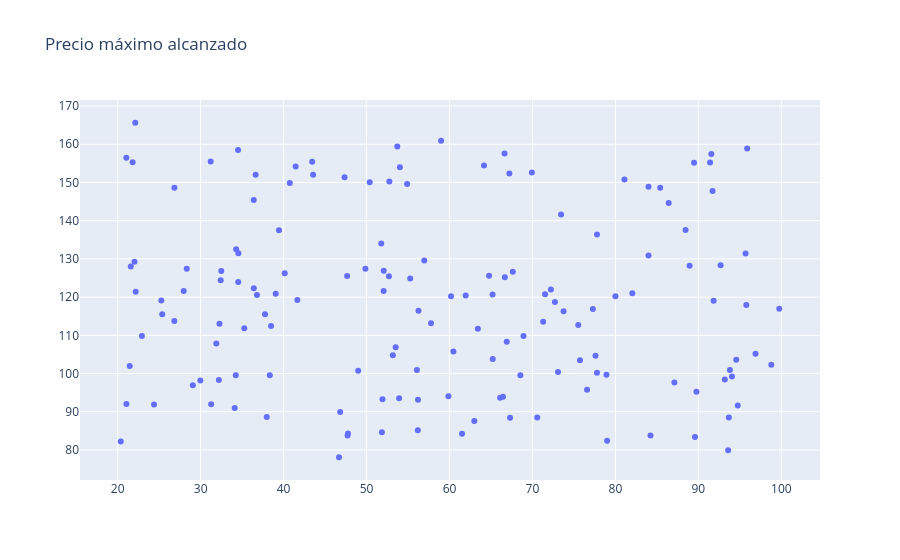

Notebook source saved alongside this figure:
### Code cell
# Crear un scatter plot utilizando plotly.graph_objects
# Se crea una figura vacía y luego se añade un rastro de scatter
fig = go.Figure(data=[go.Scatter(x=df['Volumen_M'], y=df['Maximo'], mode='markers')])

# Opcional: Puedes añadir un título al gráfico si lo deseas
fig.update_layout(title_text='Precio máximo alcanzado')

# Mostrar el gráfico Plotly
fig.show()

### Figure 1 — Plotly figure (JSON) as saved in the notebook; plotly's stock layout.template omitted (floating-point values rounded to 4 significant figures; data arrays with more than 128 entries replaced by an {"elided": "..."} marker saying what was removed)
{"data": [{"mode": "markers", "type": "scatter", "x": {"elided": "150 float values"}, "y": {"elided": "150 float values"}}], "layout": {"title": {"text": "Precio máximo alcanzado"}}}
